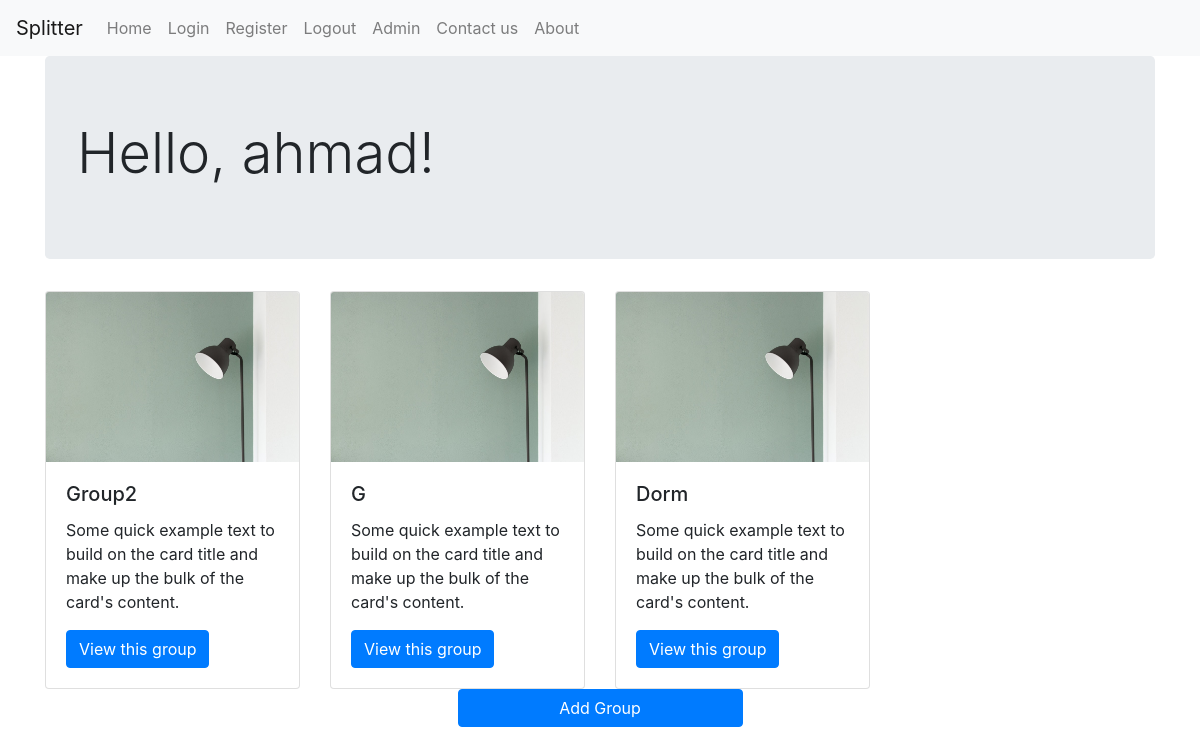
The page /ahmad (signed in) on the database its author committed.
### main/models.py (models this page shows, shortened)
class Account(models.Model):
    user = models.OneToOneField(User, on_delete=models.CASCADE)
    def get_add_url(self):
        return f"/add-group"

class GroupMember(models.Model):
    group_fk = models.ForeignKey(Group, on_delete=models.CASCADE)
    member_fk = models.ForeignKey(Account, on_delete=models.CASCADE)
    balance = models.FloatField(default=0)

class Group(models.Model):
    group_id = models.SlugField(max_length=20, unique=True)
    group_name = models.CharField(max_length=20)
    admin_fk = models.ForeignKey(Account, on_delete=models.CASCADE)
    def get_absolute_url(self):
        return f"/{self.group_id}"

### main/views.py (the view)
# urls.py: path('<slug:username>', views.account_view),
@login_required
def account_view(request, username):
    account = Account.objects.get(user=request.user)
    groups = GroupMember.objects.filter(member_fk=account)
    context = {"title": "Account Detail",
               'account': account, 'groups': groups}
    template_name = 'account.html'
    return render(request, template_name, context)

### main/templates/account.html (shortened to what this page needs)
{% extends "base.html" %}
{% load static %}
{% block navbar %}
{% include 'navbar.html' %}
{% endblock %}
{% block content %}
<div class="jumbotron">
    <h1 class="display-4">Hello, {{ account.user.first_name }}!</h1>
</div>
<div class="row">
    {% for group in groups %}
    <div class="col col-12 col-sm-6 col-md-4 col-lg-3">
        <div class="card">
            <img src="{% static 'img/test.jpeg' %}" class="card-img-top" alt="img">
            <div class="card-body">
                <h5 class="card-title">{{ group.group_fk.group_name }}</h5>
                <p class="card-text">Some quick example text to build on the card title and make up the bulk of the
                    card's content.</p>
                <a href="{{ group.group_fk.get_absolute_url }}/veiw"
                    class="btn btn-primary">View this group</a>
            </div>
        </div>
    </div>
    {% endfor %}
</div>
<div class="row justify-content-center">
    <a class="btn btn-primary col col-10 col-sm-6 col-md-4 col-lg-3" href="{{ account.get_add_url }}" role="button">Add
        Group</a>
</div>
{% endblock %}

### rows shown on the page
Account: user.first_name "ahmad"
GroupMember: group_fk.group_name "Group2"
GroupMember: group_fk.group_name "G"
GroupMember: group_fk.group_name "Dorm"
